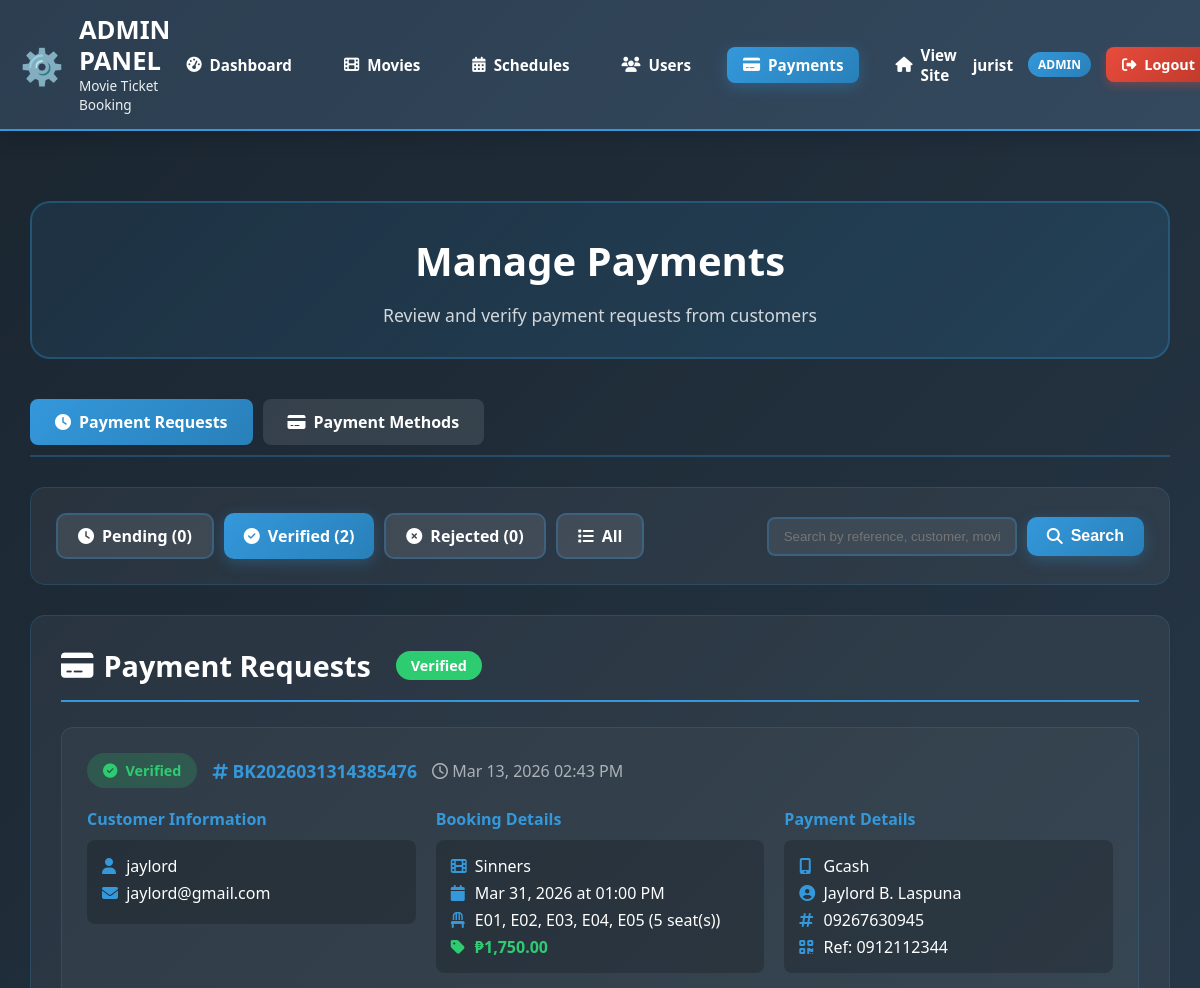
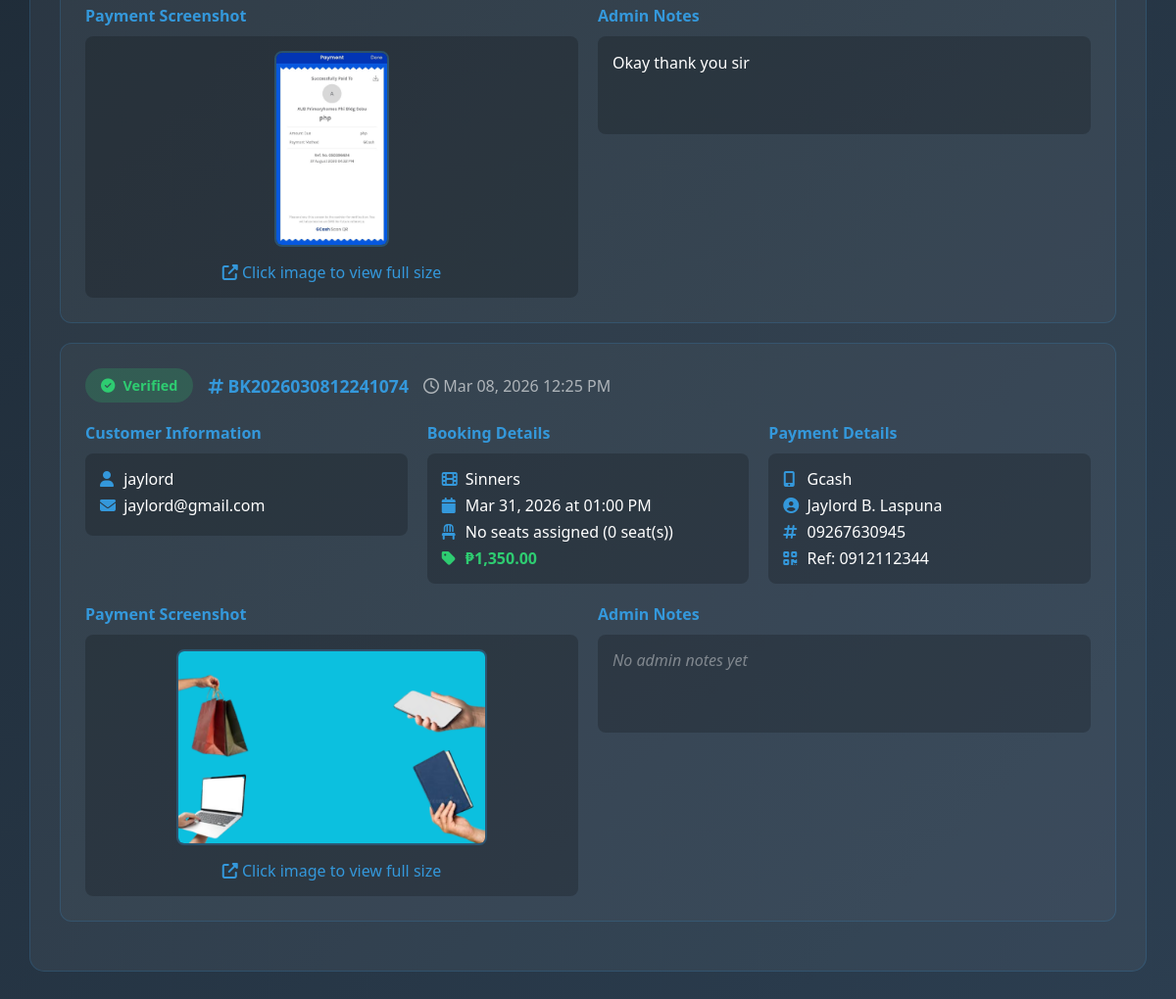
Page /pages/admin/manage-payments.php?page=admin/manage-payments&filter=verified (signed in) on the committed database (2 pictures, top to bottom).
### tables this page shows
CREATE TABLE `manual_payments` (
  `id` int(11) NOT NULL,
  `booking_id` int(11) NOT NULL,
  `user_id` int(11) NOT NULL,
  `payment_method_id` int(11) NOT NULL,
  `reference_number` varchar(100) NOT NULL,
  `amount` decimal(10,2) NOT NULL,
  `screenshot_path` varchar(255) NOT NULL,
  `status` enum('Pending','Verified','Rejected') DEFAULT 'Pending',
  `admin_notes` text DEFAULT NULL,
  `verified_by` int(11) DEFAULT NULL,
  `verified_at` timestamp NULL DEFAULT NULL,
  `created_at` timestamp NOT NULL DEFAULT current_timestamp()
);

CREATE TABLE `tbl_booking` (
  `b_id` int(11) NOT NULL,
  `u_id` int(11) NOT NULL,
  `movie_name` varchar(255) NOT NULL,
  `show_date` date DEFAULT NULL,
  `showtime` time NOT NULL,
  `booking_fee` decimal(10,2) DEFAULT 0.00,
  `status` enum('Ongoing','Done','Cancelled') DEFAULT 'Ongoing',
  `booking_date` timestamp NOT NULL DEFAULT current_timestamp(),
  `payment_status` enum('Pending','Paid','Refunded') DEFAULT 'Pending',
  `is_visible` tinyint(1) DEFAULT 1,
  `booking_reference` varchar(20) DEFAULT NULL
);

CREATE TABLE `users` (
  `u_id` int(11) NOT NULL,
  `u_name` varchar(100) NOT NULL,
  `u_username` varchar(50) NOT NULL,
  `u_email` varchar(100) NOT NULL,
  `u_pass` varchar(255) NOT NULL,
  `u_role` enum('Admin','Customer','Owner') DEFAULT 'Customer',
  `u_status` enum('Active','Inactive') DEFAULT 'Active',
  `is_visible` tinyint(1) DEFAULT 1,
  `created_by` int(11) DEFAULT NULL,
  `created_by_name` varchar(100) DEFAULT NULL,
  `created_at` timestamp NOT NULL DEFAULT current_timestamp(),
  `last_login` timestamp NULL DEFAULT NULL
);

CREATE TABLE `payment_methods` (
  `id` int(11) NOT NULL,
  `method_name` varchar(50) NOT NULL,
  `account_name` varchar(100) NOT NULL,
  `account_number` varchar(50) NOT NULL,
  `qr_code_path` varchar(255) DEFAULT NULL,
  `instructions` text DEFAULT NULL,
  `is_active` tinyint(1) DEFAULT 1,
  `display_order` int(11) DEFAULT 0,
  `created_at` timestamp NOT NULL DEFAULT current_timestamp(),
  `updated_at` timestamp NULL DEFAULT NULL ON UPDATE current_timestamp()
);

### pages/admin/manage-payments.php (the view, shortened to what the rows shown need)
<?php
$root_dir = dirname(dirname(__DIR__));
require_once $root_dir . '/partials/admin-header.php';
$conn = new mysqli(DB_HOST, DB_USER, DB_PASS, DB_NAME);
$filter = isset($_GET['filter']) ? $_GET['filter'] : 'pending';
$requests_query = "
    SELECT
        mp.*,
        u.u_name as customer_name,
        u.u_email as customer_email,
        pm.method_name,
        pm.account_name,
        pm.account_number,
        b.booking_reference,
        b.movie_name,
        b.show_date,
        b.showtime,
        b.booking_fee,
        b.status as booking_status,
        b.payment_status as booking_payment_status,
        a.u_name as verified_by_name,
        GROUP_CONCAT(bs.seat_number ORDER BY bs.seat_number SEPARATOR ', ') as seat_list,
        COUNT(bs.id) as total_seats
    FROM manual_payments mp
    JOIN users u ON mp.user_id = u.u_id
    JOIN payment_methods pm ON mp.payment_method_id = pm.id
    JOIN tbl_booking b ON mp.booking_id = b.b_id
    LEFT JOIN booked_seats bs ON b.b_id = bs.booking_id
    LEFT JOIN users a ON mp.verified_by = a.u_id
    WHERE 1=1
";
if ($filter === 'pending') {
    $requests_query .= " AND mp.status = 'Pending'";
} elseif ($filter === 'verified') {
    $requests_query .= " AND mp.status = 'Verified'";
} elseif ($filter === 'rejected') {
    $requests_query .= " AND mp.status = 'Rejected'";
}
$requests_query .= " GROUP BY mp.id ORDER BY mp.created_at DESC";
$requests_result = $conn->query($requests_query);
?>
<div class="admin-content" style="max-width: 1400px; margin: 0 auto; padding: 30px;">
    <div style="text-align: center; margin-bottom: 40px; padding: 30px; background: linear-gradient(135deg, rgba(52, 152, 219, 0.1), rgba(41, 128, 185, 0.2)); border-radius: 20px; border: 2px solid rgba(52, 152, 219, 0.3);">
        <h1 style="color: white; font-size: 2.5rem; margin-bottom: 15px; font-weight: 800;">Manage Payments</h1>
    </div>
    <div style="background: rgba(255, 255, 255, 0.05); border-radius: 15px; padding: 30px; border: 1px solid rgba(52, 152, 219, 0.2);">
        <h2 style="color: white; font-size: 1.8rem; margin-bottom: 25px; padding-bottom: 15px; border-bottom: 2px solid #3498db; display: flex; align-items: center; gap: 10px;">
            <i class="fas fa-credit-card"></i> Payment Requests
            <?php if ($filter === 'pending'): ?>
            <span style="background: #f39c12; color: white; padding: 5px 15px; border-radius: 20px; font-size: 0.9rem; margin-left: 15px;">Pending</span>
            <?php elseif ($filter === 'verified'): ?>
            <span style="background: #2ecc71; color: white; padding: 5px 15px; border-radius: 20px; font-size: 0.9rem; margin-left: 15px;">Verified</span>
            <?php elseif ($filter === 'rejected'): ?>
            <span style="background: #e74c3c; color: white; padding: 5px 15px; border-radius: 20px; font-size: 0.9rem; margin-left: 15px;">Rejected</span>
            <?php endif; ?>
        </h2>
        <?php if ($requests_result && $requests_result->num_rows > 0): ?>
            <?php while ($payment = $requests_result->fetch_assoc()):
                $status_color = '';
                $status_bg = '';
                switch($payment['status']) {
                    case 'Verified':
                        $status_color = '#2ecc71';
                        $status_bg = 'rgba(46, 204, 113, 0.2)';
                        break;
                }
                $seat_list = $payment['seat_list'] ?? 'No seats assigned';
                $total_seats = $payment['total_seats'] ?? 0;
            ?>
            <div style="background: rgba(255, 255, 255, 0.03); border-radius: 12px; padding: 25px; margin-bottom: 20px; border: 1px solid rgba(52, 152, 219, 0.2);">
                <div style="display: flex; justify-content: space-between; align-items: flex-start; margin-bottom: 20px; flex-wrap: wrap; gap: 15px;">
                    <div style="display: flex; align-items: center; gap: 15px; flex-wrap: wrap;">
                        <span style="background: <?php echo $status_bg; ?>; color: <?php echo $status_color; ?>; padding: 8px 16px; border-radius: 20px; font-size: 0.9rem; font-weight: 600; display: inline-flex; align-items: center; gap: 8px;">
                            <i class="fas <?php echo $payment['status'] == 'Pending' ? 'fa-clock' : ($payment['status'] == 'Verified' ? 'fa-check-circle' : 'fa-times-circle'); ?>"></i>
                            <?php echo $payment['status']; ?>
                        </span>
                        <span style="color: #3498db; font-size: 1.1rem; font-weight: 700;">
                            <i class="fas fa-hashtag"></i> <?php echo $payment['booking_reference']; ?>
                        </span>
                        <span style="color: rgba(255,255,255,0.6);">
                            <i class="far fa-clock"></i> <?php echo date('M d, Y h:i A', strtotime($payment['created_at'])); ?>
                        </span>
                    </div>
                </div>
                <div style="display: grid; grid-template-columns: repeat(auto-fit, minmax(300px, 1fr)); gap: 20px; margin-bottom: 20px;">
                    <div>
                        <h4 style="color: #3498db; font-size: 1rem; margin-bottom: 10px;">Customer Information</h4>
                        <div style="background: rgba(0,0,0,0.2); padding: 15px; border-radius: 8px;">
                            <p style="color: white; margin-bottom: 5px;">
                                <i class="fas fa-user" style="color: #3498db; width: 20px;"></i>
                                <?php echo htmlspecialchars($payment['customer_name']); ?>
                            </p>
                            <p style="color: white; margin-bottom: 5px;">
                                <i class="fas fa-envelope" style="color: #3498db; width: 20px;"></i>
                                <?php echo htmlspecialchars($payment['customer_email']); ?>
                            </p>
                        </div>
                    </div>
                    <div>
                        <h4 style="color: #3498db; font-size: 1rem; margin-bottom: 10px;">Booking Details</h4>
                        <div style="background: rgba(0,0,0,0.2); padding: 15px; border-radius: 8px;">
                            <p style="color: white; margin-bottom: 5px;">
                                <i class="fas fa-film" style="color: #3498db; width: 20px;"></i>
                                <?php echo htmlspecialchars($payment['movie_name']); ?>
                            </p>
                            <p style="color: white; margin-bottom: 5px;">
                                <i class="fas fa-calendar" style="color: #3498db; width: 20px;"></i>
                                <?php echo date('M d, Y', strtotime($payment['show_date'])); ?> at <?php echo date('h:i A', strtotime($payment['showtime'])); ?>
                            </p>
                            <p style="color: white; margin-bottom: 5px;">
                                <i class="fas fa-chair" style="color: #3498db; width: 20px;"></i>
                                <?php echo htmlspecialchars($seat_list); ?> (<?php echo $total_seats; ?> seat(s))
                            </p>
                            <p style="color: #2ecc71; font-weight: 700;">
                                <i class="fas fa-tag" style="color: #2ecc71; width: 20px;"></i>
                                ₱<?php echo number_format($payment['amount'], 2); ?>
                            </p>
                        </div>
                    </div>
                    <div>
                        <h4 style="color: #3498db; font-size: 1rem; margin-bottom: 10px;">Payment Details</h4>
                        <div style="background: rgba(0,0,0,0.2); padding: 15px; border-radius: 8px;">
                            <p style="color: white; margin-bottom: 5px;">
                                <i class="fas fa-mobile-alt" style="color: #3498db; width: 20px;"></i>
                                <?php echo $payment['method_name']; ?>
                            </p>
                            <p style="color: white; margin-bottom: 5px;">
                                <i class="fas fa-user-circle" style="color: #3498db; width: 20px;"></i>
                                <?php echo $payment['account_name']; ?>
                            </p>
                            <p style="color: white; margin-bottom: 5px;">
                                <i class="fas fa-hashtag" style="color: #3498db; width: 20px;"></i>
                                <?php echo $payment['account_number']; ?>
                            </p>
                            <p style="color: white;">
                                <i class="fas fa-qrcode" style="color: #3498db; width: 20px;"></i>
                                Ref: <?php echo $payment['reference_number']; ?>
                            </p>
                        </div>
                    </div>
                </div>
                <div style="display: grid; grid-template-columns: 1fr 1fr; gap: 20px;">
                    <div>
                        <h4 style="color: #3498db; font-size: 1rem; margin-bottom: 10px;">Payment Screenshot</h4>
                        <div style="background: rgba(0,0,0,0.2); padding: 15px; border-radius: 8px; text-align: center;">
                            <?php if (!empty($payment['screenshot_path']) && file_exists($root_dir . '/' . $payment['screenshot_path'])): ?>
                                <a href="<?php echo SITE_URL . $payment['screenshot_path']; ?>" target="_blank">
                                    <img src="<?php echo SITE_URL . $payment['screenshot_path']; ?>"
                                         alt="Payment Screenshot"
                                         style="max-width: 100%; max-height: 200px; border-radius: 8px; cursor: pointer; border: 2px solid rgba(52,152,219,0.3);"
                                         onmouseover="this.style.transform='scale(1.02)';"
                                         onmouseout="this.style.transform='scale(1)';">
                                </a>
                                <p style="color: #3498db; margin-top: 10px;">
                                    <i class="fas fa-external-link-alt"></i> Click image to view full size
                                </p>
                            <?php else: ?>
                                <p style="color: rgba(255,255,255,0.6);">
                                    <i class="fas fa-times-circle"></i> Screenshot not available
                                </p>
                            <?php endif; ?>
                        </div>
                    </div>
                    <div>
                        <h4 style="color: #3498db; font-size: 1rem; margin-bottom: 10px;">Admin Notes</h4>
                        <div style="background: rgba(0,0,0,0.2); padding: 15px; border-radius: 8px; min-height: 100px;">
                            <?php if (!empty($payment['admin_notes'])): ?>
                                <p style="color: white; line-height: 1.6;"><?php echo nl2br(htmlspecialchars($payment['admin_notes'])); ?></p>
                            <?php else: ?>
                                <p style="color: rgba(255,255,255,0.4); font-style: italic;">No admin notes yet</p>
                            <?php endif; ?>
                        </div>
                    </div>
                </div>
            </div>
            <?php endwhile; ?>
        <?php endif; ?>
    </div>
</div>
</body>
</html>

### rows in the picture
manual_payments: status "Verified", booking.booking_reference "BK2026031314385476", created_at "Mar 13, 2026 02:43 PM", user.u_name "jaylord", user.u_email "jaylord@gmail.com", booking.movie_name "Sinners", booking.show_date "Mar 31, 2026", booking.showtime "01:00 PM", seat_list "E01, E02, E03, E04, E05", total_seats "5", amount "1,750.00", payment_method.method_name "Gcash", payment_method.account_name "Jaylord B. Laspuna", payment_method.account_number "09267630945", reference_number "0912112344", screenshot_path (picture), admin_notes "Okay thank you sir"
manual_payments: status "Verified", booking.booking_reference "BK2026030812241074", created_at "Mar 08, 2026 12:25 PM", user.u_name "jaylord", user.u_email "jaylord@gmail.com", booking.movie_name "Sinners", booking.show_date "Mar 31, 2026", booking.showtime "01:00 PM", seat_list "No seats assigned", total_seats "0", amount "1,350.00", payment_method.method_name "Gcash", payment_method.account_name "Jaylord B. Laspuna", payment_method.account_number "09267630945", reference_number "0912112344", screenshot_path (picture), admin_notes "No admin notes yet"

### other values in the picture
$_SESSION['user_name'] "jurist"
$_SESSION['user_role'] "ADMIN"
$counts['pending'] "0"
$counts['verified'] "2"
$counts['rejected'] "0"
